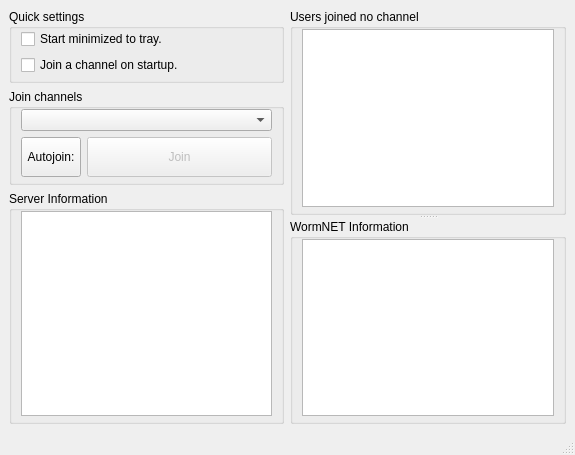
<?xml version="1.0" encoding="UTF-8"?>
<ui version="4.0">
 <class>serverTab</class>
 <widget class="QMainWindow" name="serverTab">
  <property name="geometry">
   <rect>
    <x>0</x>
    <y>0</y>
    <width>575</width>
    <height>455</height>
   </rect>
  </property>
  <property name="windowTitle">
   <string>MainWindow</string>
  </property>
  <widget class="QWidget" name="centralwidget">
   <layout class="QHBoxLayout" name="horizontalLayout">
    <item>
     <layout class="QVBoxLayout" name="verticalLayout_5">
      <property name="sizeConstraint">
       <enum>QLayout::SetDefaultConstraint</enum>
      </property>
      <item>
       <widget class="QGroupBox" name="groupBox_3">
        <property name="sizePolicy">
         <sizepolicy hsizetype="Preferred" vsizetype="Maximum">
          <horstretch>0</horstretch>
          <verstretch>0</verstretch>
         </sizepolicy>
        </property>
        <property name="title">
         <string>Quick settings</string>
        </property>
        <layout class="QVBoxLayout" name="verticalLayout_7">
         <property name="topMargin">
          <number>0</number>
         </property>
         <property name="bottomMargin">
          <number>5</number>
         </property>
         <item>
          <widget class="QCheckBox" name="chbminimized">
           <property name="sizePolicy">
            <sizepolicy hsizetype="Preferred" vsizetype="Preferred">
             <horstretch>0</horstretch>
             <verstretch>0</verstretch>
            </sizepolicy>
           </property>
           <property name="text">
            <string>Start minimized to tray.</string>
           </property>
          </widget>
         </item>
         <item>
          <widget class="QCheckBox" name="chbautojoin">
           <property name="sizePolicy">
            <sizepolicy hsizetype="Preferred" vsizetype="Preferred">
             <horstretch>0</horstretch>
             <verstretch>0</verstretch>
            </sizepolicy>
           </property>
           <property name="text">
            <string>Join a channel on startup.</string>
           </property>
          </widget>
         </item>
        </layout>
       </widget>
      </item>
      <item>
       <widget class="QGroupBox" name="groupBox_2">
        <property name="sizePolicy">
         <sizepolicy hsizetype="Preferred" vsizetype="Maximum">
          <horstretch>0</horstretch>
          <verstretch>0</verstretch>
         </sizepolicy>
        </property>
        <property name="minimumSize">
         <size>
          <width>0</width>
          <height>91</height>
         </size>
        </property>
        <property name="title">
         <string>Join channels</string>
        </property>
        <layout class="QGridLayout" name="gridLayout_4">
         <property name="topMargin">
          <number>0</number>
         </property>
         <property name="bottomMargin">
          <number>5</number>
         </property>
         <item row="2" column="0" colspan="2">
          <widget class="QComboBox" name="cbchannels">
           <property name="sizePolicy">
            <sizepolicy hsizetype="Preferred" vsizetype="Preferred">
             <horstretch>0</horstretch>
             <verstretch>0</verstretch>
            </sizepolicy>
           </property>
           <property name="minimumSize">
            <size>
             <width>150</width>
             <height>0</height>
            </size>
           </property>
          </widget>
         </item>
         <item row="3" column="1">
          <widget class="QPushButton" name="pbjoin">
           <property name="enabled">
            <bool>false</bool>
           </property>
           <property name="sizePolicy">
            <sizepolicy hsizetype="Preferred" vsizetype="Preferred">
             <horstretch>0</horstretch>
             <verstretch>0</verstretch>
            </sizepolicy>
           </property>
           <property name="minimumSize">
            <size>
             <width>0</width>
             <height>40</height>
            </size>
           </property>
           <property name="maximumSize">
            <size>
             <width>16777215</width>
             <height>40</height>
            </size>
           </property>
           <property name="text">
            <string>Join</string>
           </property>
          </widget>
         </item>
         <item row="3" column="0">
          <widget class="QPushButton" name="pbrememberjoin">
           <property name="sizePolicy">
            <sizepolicy hsizetype="Preferred" vsizetype="Preferred">
             <horstretch>0</horstretch>
             <verstretch>0</verstretch>
            </sizepolicy>
           </property>
           <property name="minimumSize">
            <size>
             <width>60</width>
             <height>40</height>
            </size>
           </property>
           <property name="maximumSize">
            <size>
             <width>60</width>
             <height>40</height>
            </size>
           </property>
           <property name="text">
            <string>Autojoin:</string>
           </property>
          </widget>
         </item>
        </layout>
       </widget>
      </item>
      <item>
       <widget class="QGroupBox" name="groupBox">
        <property name="sizePolicy">
         <sizepolicy hsizetype="Preferred" vsizetype="Minimum">
          <horstretch>0</horstretch>
          <verstretch>0</verstretch>
         </sizepolicy>
        </property>
        <property name="minimumSize">
         <size>
          <width>0</width>
          <height>0</height>
         </size>
        </property>
        <property name="title">
         <string>Server Information</string>
        </property>
        <layout class="QVBoxLayout" name="verticalLayout">
         <property name="topMargin">
          <number>0</number>
         </property>
         <property name="bottomMargin">
          <number>5</number>
         </property>
         <item>
          <widget class="QPlainTextEdit" name="labeltraydescription">
           <property name="sizePolicy">
            <sizepolicy hsizetype="Preferred" vsizetype="Preferred">
             <horstretch>0</horstretch>
             <verstretch>0</verstretch>
            </sizepolicy>
           </property>
           <property name="readOnly">
            <bool>true</bool>
           </property>
          </widget>
         </item>
        </layout>
       </widget>
      </item>
     </layout>
    </item>
    <item>
     <layout class="QVBoxLayout" name="verticalLayout_2">
      <item>
       <widget class="QSplitter" name="splitter">
        <property name="sizePolicy">
         <sizepolicy hsizetype="Preferred" vsizetype="Preferred">
          <horstretch>0</horstretch>
          <verstretch>0</verstretch>
         </sizepolicy>
        </property>
        <property name="orientation">
         <enum>Qt::Vertical</enum>
        </property>
        <widget class="QGroupBox" name="noChannelUsersViewGBox">
         <property name="sizePolicy">
          <sizepolicy hsizetype="Preferred" vsizetype="Preferred">
           <horstretch>0</horstretch>
           <verstretch>0</verstretch>
          </sizepolicy>
         </property>
         <property name="title">
          <string>Users joined no channel</string>
         </property>
         <layout class="QHBoxLayout" name="horizontalLayout_2">
          <property name="topMargin">
           <number>0</number>
          </property>
          <property name="bottomMargin">
           <number>5</number>
          </property>
          <item>
           <widget class="QTreeView" name="noChannelUsersView">
            <property name="sizePolicy">
             <sizepolicy hsizetype="Preferred" vsizetype="Preferred">
              <horstretch>0</horstretch>
              <verstretch>0</verstretch>
             </sizepolicy>
            </property>
            <property name="contextMenuPolicy">
             <enum>Qt::CustomContextMenu</enum>
            </property>
           </widget>
          </item>
         </layout>
        </widget>
        <widget class="QGroupBox" name="WormnetInfoFrameGBox">
         <property name="sizePolicy">
          <sizepolicy hsizetype="Preferred" vsizetype="Preferred">
           <horstretch>0</horstretch>
           <verstretch>0</verstretch>
          </sizepolicy>
         </property>
         <property name="title">
          <string>WormNET Information</string>
         </property>
         <layout class="QHBoxLayout" name="horizontalLayout_3">
          <property name="topMargin">
           <number>0</number>
          </property>
          <property name="bottomMargin">
           <number>5</number>
          </property>
          <item>
           <widget class="QTextBrowser" name="textBrowser">
            <property name="sizePolicy">
             <sizepolicy hsizetype="Preferred" vsizetype="Preferred">
              <horstretch>0</horstretch>
              <verstretch>0</verstretch>
             </sizepolicy>
            </property>
           </widget>
          </item>
         </layout>
        </widget>
       </widget>
      </item>
     </layout>
    </item>
   </layout>
  </widget>
  <widget class="QStatusBar" name="statusbar"/>
 </widget>
 <resources/>
 <connections/>
</ui>
